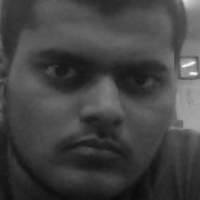
#> input picture faces/1.jpg, 200 x 200 px
$ jupyter execute training.ipynb
#> lines starting #> are read from the running program, lines starting #| are printed output that depends on the picture; after the words box and inside, x2 and y2 are one past the last pixel; in counts of white or black regions, pixels touching at a corner belong together
[cell 1]
import cv2
import numpy as np
from os import listdir
from os.path import join, isfile

[cell 2]
data_path = 'faces/'
onlyfiles = [f for f in listdir(data_path) if isfile(join(data_path,f))]

[cell 3]
training_data, labels = [], []

[cell 4]
for i, files in enumerate(onlyfiles):
    img_path = data_path + onlyfiles[i]
    images = cv2.imread(img_path, cv2.IMREAD_GRAYSCALE)
#> images is the input picture: shape (200, 200); min 10, max 247, mean 67.6
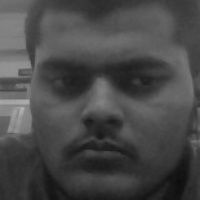
#> input picture faces/103.jpg, 200 x 200 px, given in place of the camera
#> further down, frame is the input picture: shape (200, 200, 3); min 13, max 183, mean 72.9
    training_data.append(np.asarray(images, dtype=np.uint8))
    labels.append(i)

[cell 5]
labels = np.asarray(labels, dtype=np.int32)

[cell 6]
model = cv2.face.LBPHFaceRecognizer_create()

[cell 7]
model.train(np.asarray(training_data), np.asarray(labels))

[cell 8]
print("Training Complete")

[cell 9]
face_clf = cv2.CascadeClassifier('C:/Users/kusha/Anaconda3/Lib/site-packages/cv2/data/haarcascade_frontalface_default.xml')

[cell 10]
def face_detector(img, size=0.5):
#> called with size = 0.5
    gray = cv2.cvtColor(img, cv2.COLOR_BGR2GRAY)
    faces = face_clf.detectMultiScale(gray, 1.3, 5)
#> faces = [[16, 16, 171, 171]]

    if faces is():
        return img, []

    for x,y,w,h in faces:
        cv2.rectangle(img, (x,y), (x+w, y+h), (0,255,255), 2)
        roi = img[y:y+h, x:x+w]
        roi = cv2.resize(roi, (200, 200))
#> this loop made 1 pass
#> pass 1, in face_detector, `roi = img[y:y+h, x:x+w]`:
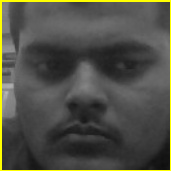
#> roi: shape (171, 171, 3); mean B, G, R 70.3, 79.2, 79.2
#> after the loop:
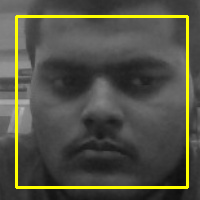
#> img: shape (200, 200, 3); 5.12% of pixels changed, all inside (x1, y1, x2, y2) = (15, 15, 189, 189)

    return img, roi

[cell 11]
cap = cv2.VideoCapture(0)

while True:
    ret, frame = cap.read()

    image, face = face_detector(frame)

    try:
        face = cv2.cvtColor(face, cv2.COLOR_BGR2GRAY)
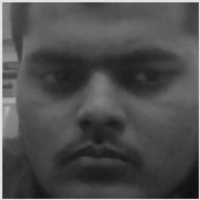
#> face: shape (200, 200); min 13, max 226, mean 78.2
        result = model.predict(face)
#> result = (1, 40.8)

        if result[1] < 500:
            confidence = int((1-(result[1])/300)*100)
#> confidence = 86
            display_string = str(confidence) + "% Confidence it is user"
#> display_string = '86% Confidence it is user'

        cv2.putText(image, display_string, (100,120), cv2.FONT_HERSHEY_COMPLEX, 1, (250,120,255))
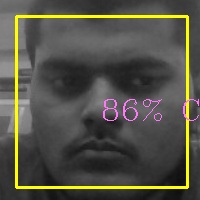
#> image: shape (200, 200, 3); 0.84% of pixels changed, all inside (x1, y1, x2, y2) = (103, 99, 199, 121)

        if confidence > 75:
            cv2.putText(image, "Unlocked", (250,450), cv2.FONT_HERSHEY_COMPLEX, 1, (0,255,0))
            cv2.imshow('Face Cropper', image)

        else:
            cv2.putText(image, "Locked", (250,450), cv2.FONT_HERSHEY_COMPLEX, 1, (0,0,255))
            cv2.imshow('Face Cropper', image)

    except:
        cv2.putText(image, "Face not Found", (250,450), cv2.FONT_HERSHEY_COMPLEX, 1, (255,0,0))
#         cv2.putText(image, "Locked", (250,450), cv2.FONT_HERSHEY_COMPLEX, 1, (0,0,255))
        cv2.imshow('Face Cropper', image)
        pass

    if cv2.waitKey(1) == 13:
#> (key Esc is pressed here)
        break

cap.release()
cv2.destroyAllWindows()
